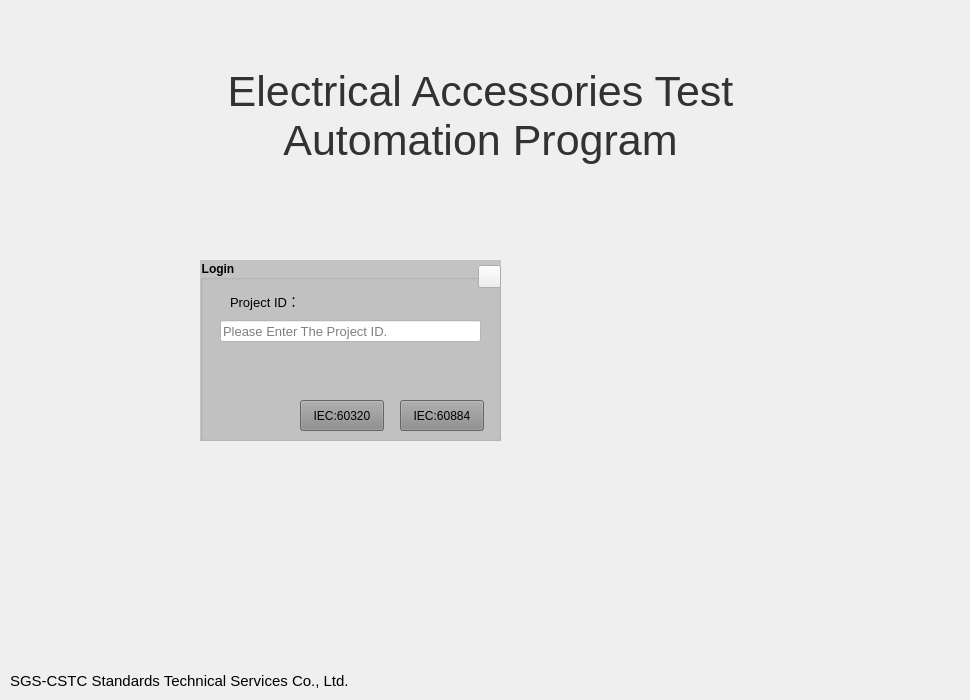
   <widget class="QWidget" name="page_login">
    <widget class="QGroupBox" name="groupBox_login">
     <property name="geometry">
      <rect>
       <x>200</x>
       <y>260</y>
       <width>301</width>
       <height>181</height>
      </rect>
     </property>
     <property name="font">
      <font>
       <weight>75</weight>
       <bold>true</bold>
      </font>
     </property>
     <property name="autoFillBackground">
      <bool>false</bool>
     </property>
     <property name="styleSheet">
      <string notr="true">#groupBox_login {background: rgba(20,20,20,20%);}
#groupBox_login * {background-color: rgb();}</string>
     </property>
     <property name="title">
      <string>Login</string>
     </property>
     <widget class="QLabel" name="label_itemId">
      <property name="geometry">
       <rect>
        <x>30</x>
        <y>30</y>
        <width>81</width>
        <height>21</height>
       </rect>
      </property>
      <property name="font">
       <font>
        <pointsize>10</pointsize>
       </font>
      </property>
      <property name="text">
       <string>Project ID：</string>
      </property>
     </widget>
     <widget class="QLineEdit" name="lineEdit_itemId">
      <property name="geometry">
       <rect>
        <x>20</x>
        <y>60</y>
        <width>261</width>
        <height>22</height>
       </rect>
      </property>
      <property name="font">
       <font>
        <pointsize>10</pointsize>
       </font>
      </property>
      <property name="focusPolicy">
       <enum>Qt::StrongFocus</enum>
      </property>
      <property name="styleSheet">
       <string notr="true">background-color: rgb(255, 255, 255);</string>
      </property>
      <property name="text">
       <string/>
      </property>
      <property name="maxLength">
       <number>32767</number>
      </property>
      <property name="echoMode">
       <enum>QLineEdit::Normal</enum>
      </property>
      <property name="placeholderText">
       <string>Please Enter The Project ID.</string>
      </property>
      <property name="cursorMoveStyle">
       <enum>Qt::LogicalMoveStyle</enum>
      </property>
     </widget>
     <widget class="QPushButton" name="pushButton_login1">
      <property name="geometry">
       <rect>
        <x>100</x>
        <y>140</y>
        <width>84</width>
        <height>31</height>
       </rect>
      </property>
      <property name="autoFillBackground">
       <bool>false</bool>
      </property>
      <property name="styleSheet">
       <string notr="true">QPushButton {
background-color: rgb(140, 140, 140);}

QPushButton:hover {  
color: rgb(255,255,255);
background-color: rgb(165, 165, 165);}

QPushButton:pressed {  
color: rgb(255,255,255);
background-color: rgb(147, 147, 147);}</string>
      </property>
      <property name="text">
       <string>IEC:60320</string>
      </property>
     </widget>
     <widget class="QPushButton" name="pushButton_login2">
      <property name="geometry">
       <rect>
        <x>200</x>
        <y>140</y>
        <width>84</width>
        <height>31</height>
       </rect>
      </property>
      <property name="acceptDrops">
       <bool>false</bool>
      </property>
      <property name="layoutDirection">
       <enum>Qt::LeftToRight</enum>
      </property>
      <property name="autoFillBackground">
       <bool>false</bool>
      </property>
      <property name="styleSheet">
       <string notr="true">QPushButton {
background-color: rgb(140, 140, 140);}

QPushButton:hover {  
color: rgb(255,255,255);
background-color: rgb(165, 165, 165);}

QPushButton:pressed {  
color: rgb(255,255,255);
background-color: rgb(147, 147, 147);}</string>
      </property>
      <property name="text">
       <string>IEC:60884</string>
      </property>
     </widget>
     <widget class="QPushButton" name="pushButton_6">
      <property name="geometry">
       <rect>
        <x>278</x>
        <y>5</y>
        <width>23</width>
        <height>23</height>
       </rect>
      </property>
      <property name="text">
       <string/>
      </property>
     </widget>
    </widget>
    <widget class="QLabel" name="label">
     <property name="geometry">
      <rect>
       <x>0</x>
       <y>250</y>
       <width>961</width>
       <height>221</height>
      </rect>
     </property>
     <property name="styleSheet">
      <string notr="true">background: transparent;
border-image: url(:/image/image/SGS.jpg);</string>
     </property>
     <property name="text">
      <string/>
     </property>
    </widget>
    <widget class="QLabel" name="label_2">
     <property name="geometry">
      <rect>
       <x>10</x>
       <y>670</y>
       <width>941</width>
       <height>21</height>
      </rect>
     </property>
     <property name="font">
      <font>
       <pointsize>11</pointsize>
      </font>
     </property>
     <property name="styleSheet">
      <string notr="true">background:transparent;</string>
     </property>
     <property name="text">
      <string>SGS-CSTC Standards Technical Services Co., Ltd.</string>
     </property>
     <property name="alignment">
      <set>Qt::AlignLeading|Qt::AlignLeft|Qt::AlignVCenter</set>
     </property>
    </widget>
    <widget class="QLabel" name="label_3">
     <property name="geometry">
      <rect>
       <x>170</x>
       <y>50</y>
       <width>621</width>
       <height>131</height>
      </rect>
     </property>
     <property name="font">
      <font>
       <pointsize>32</pointsize>
      </font>
     </property>
     <property name="styleSheet">
      <string notr="true">background:transparent;
color:#323232;</string>
     </property>
     <property name="lineWidth">
      <number>1</number>
     </property>
     <property name="text">
      <string>Electrical Accessories Test Automation Program</string>
     </property>
     <property name="alignment">
      <set>Qt::AlignCenter</set>
     </property>
     <property name="wordWrap">
      <bool>true</bool>
     </property>
    </widget>
    <zorder>label</zorder>
    <zorder>groupBox_login</zorder>
    <zorder>label_2</zorder>
    <zorder>label_3</zorder>
   </widget>
